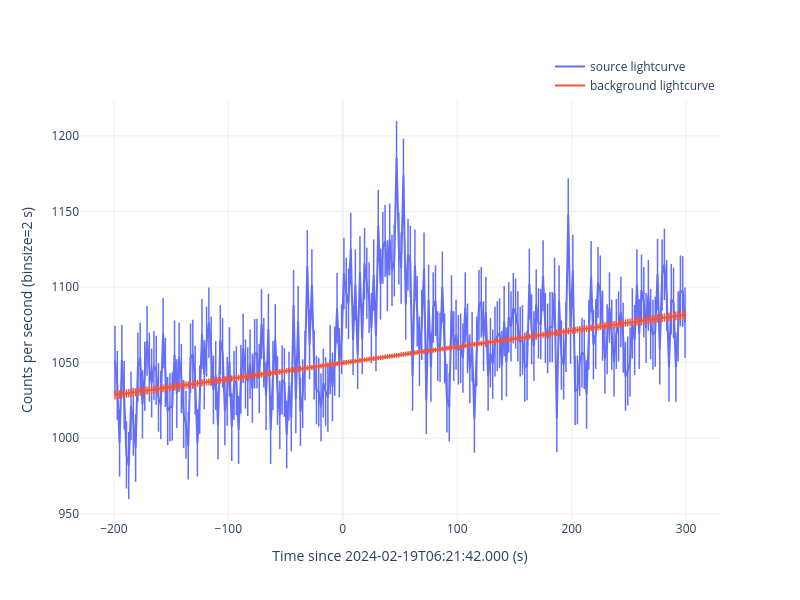
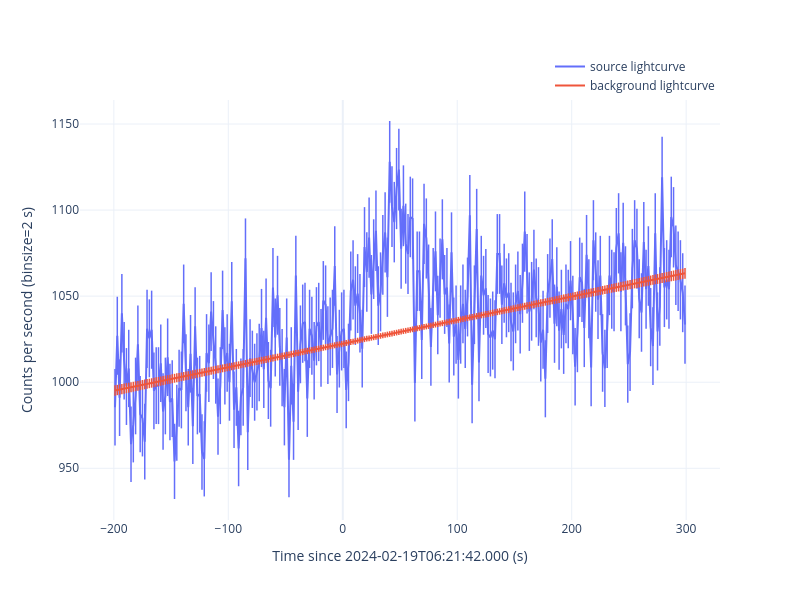
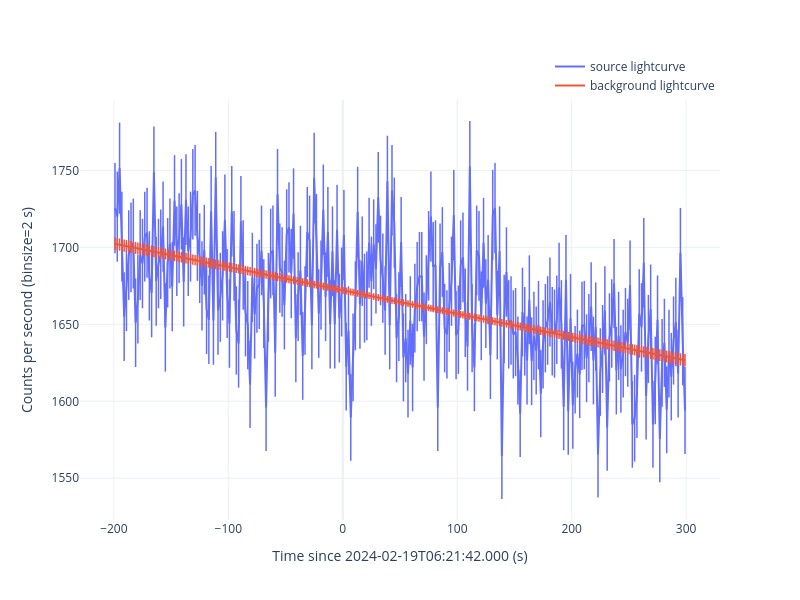

Write notebook code for charts like these, in order.
### Code cell
for det in ['n9', 'na', 'b1']:
    gbm_tte = gbmTTE(gbm_rtv.rtv_res['tte'][det])
    gbm_tte.timezero = fermi_met
    gbm_tte.filter_time([-200, 300])
    if det[0] == 'n':
        gbm_tte.filter_energy([8, 900])
    else:
        gbm_tte.filter_energy([300, 38000])
    
    gbm_tte.lc_binsize = 2
    gbm_tte.bs_ignore = [[0, 100]]
    gbm_tte.extract_curve(savepath=f'./{det}/curve', show=True)

### Figure 1 — Plotly figure (JSON) as saved in the notebook; plotly's stock layout.template omitted (floating-point values rounded to 4 significant figures; data arrays with more than 128 entries replaced by an {"elided": "..."} marker saying what was removed)
{"data": [{"error_y": {"array": {"elided": "250 float values"}, "thickness": 1.5, "type": "data", "width": 0}, "marker": {"size": 0, "symbol": "cross-thin"}, "mode": "lines+markers", "name": "source lightcurve", "showlegend": true, "type": "scatter", "x": {"elided": "250 float values"}, "y": {"elided": "250 float values"}}, {"error_y": {"array": {"elided": "250 float values"}, "thickness": 1.5, "type": "data", "width": 0}, "marker": {"size": 0, "symbol": "cross-thin"}, "mode": "lines+markers", "name": "background lightcurve", "showlegend": true, "type": "scatter", "x": {"elided": "250 float values"}, "y": {"elided": "250 float values"}}], "layout": {"height": 600, "legend": {"x": 1, "xanchor": "right", "y": 1, "yanchor": "bottom"}, "width": 800, "xaxis": {"title": {"text": "Time since 2024-02-19T06:21:42.000 (s)"}}, "yaxis": {"title": {"text": "Counts per second (binsize=2 s)"}}}}

### Figure 2 — Plotly figure (JSON) as saved in the notebook; plotly's stock layout.template omitted (floating-point values rounded to 4 significant figures; data arrays with more than 128 entries replaced by an {"elided": "..."} marker saying what was removed)
{"data": [{"error_y": {"array": {"elided": "250 float values"}, "thickness": 1.5, "type": "data", "width": 0}, "marker": {"size": 0, "symbol": "cross-thin"}, "mode": "lines+markers", "name": "source lightcurve", "showlegend": true, "type": "scatter", "x": {"elided": "250 float values"}, "y": {"elided": "250 float values"}}, {"error_y": {"array": {"elided": "250 float values"}, "thickness": 1.5, "type": "data", "width": 0}, "marker": {"size": 0, "symbol": "cross-thin"}, "mode": "lines+markers", "name": "background lightcurve", "showlegend": true, "type": "scatter", "x": {"elided": "250 float values"}, "y": {"elided": "250 float values"}}], "layout": {"height": 600, "legend": {"x": 1, "xanchor": "right", "y": 1, "yanchor": "bottom"}, "width": 800, "xaxis": {"title": {"text": "Time since 2024-02-19T06:21:42.000 (s)"}}, "yaxis": {"title": {"text": "Counts per second (binsize=2 s)"}}}}

### Figure 3 — Plotly figure (JSON) as saved in the notebook; plotly's stock layout.template omitted (floating-point values rounded to 4 significant figures; data arrays with more than 128 entries replaced by an {"elided": "..."} marker saying what was removed)
{"data": [{"error_y": {"array": {"elided": "250 float values"}, "thickness": 1.5, "type": "data", "width": 0}, "marker": {"size": 0, "symbol": "cross-thin"}, "mode": "lines+markers", "name": "source lightcurve", "showlegend": true, "type": "scatter", "x": {"elided": "250 float values"}, "y": {"elided": "250 float values"}}, {"error_y": {"array": {"elided": "250 float values"}, "thickness": 1.5, "type": "data", "width": 0}, "marker": {"size": 0, "symbol": "cross-thin"}, "mode": "lines+markers", "name": "background lightcurve", "showlegend": true, "type": "scatter", "x": {"elided": "250 float values"}, "y": {"elided": "250 float values"}}], "layout": {"height": 600, "legend": {"x": 1, "xanchor": "right", "y": 1, "yanchor": "bottom"}, "width": 800, "xaxis": {"title": {"text": "Time since 2024-02-19T06:21:42.000 (s)"}}, "yaxis": {"title": {"text": "Counts per second (binsize=2 s)"}}}}
